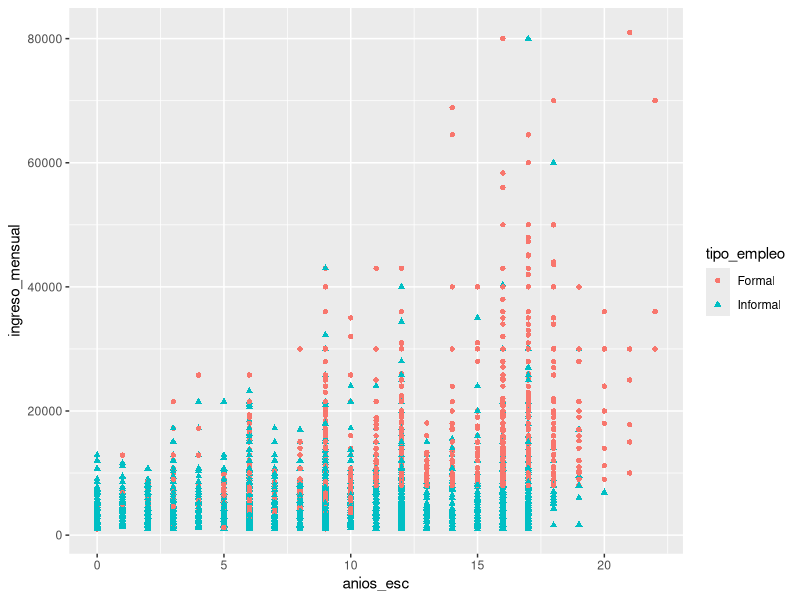
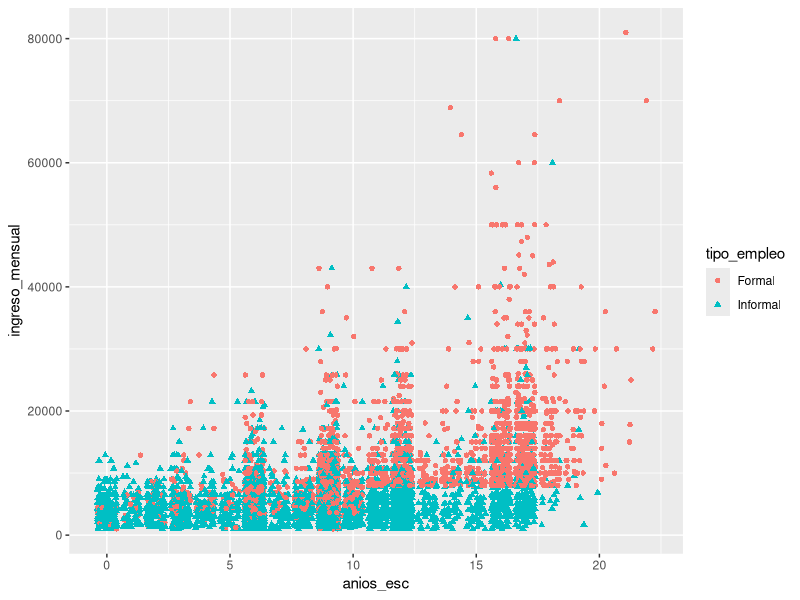
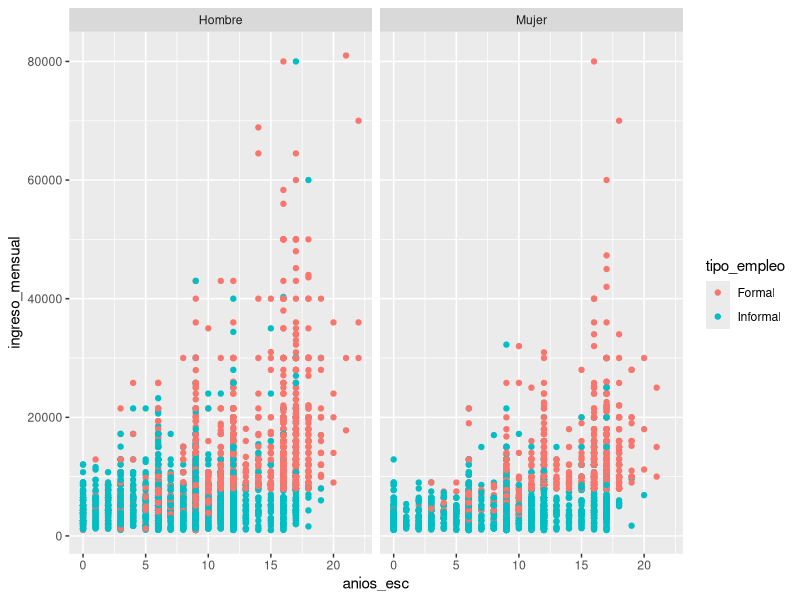
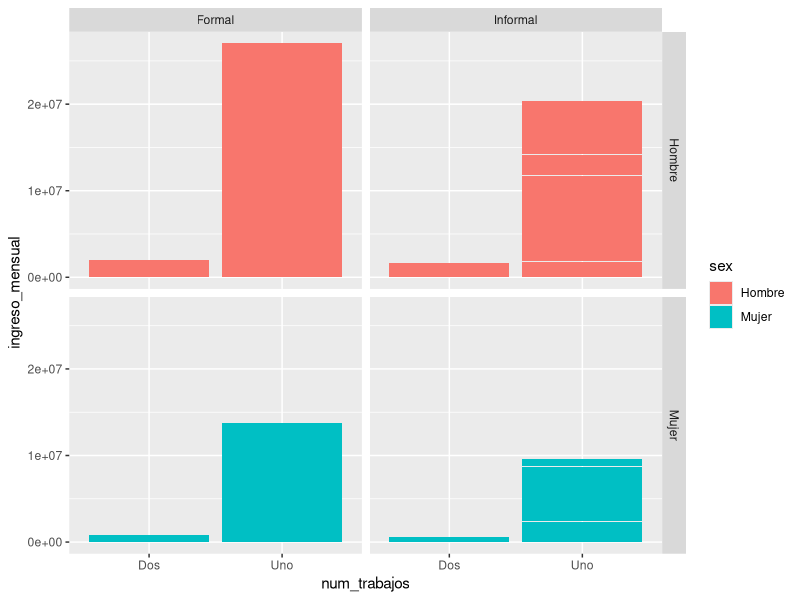
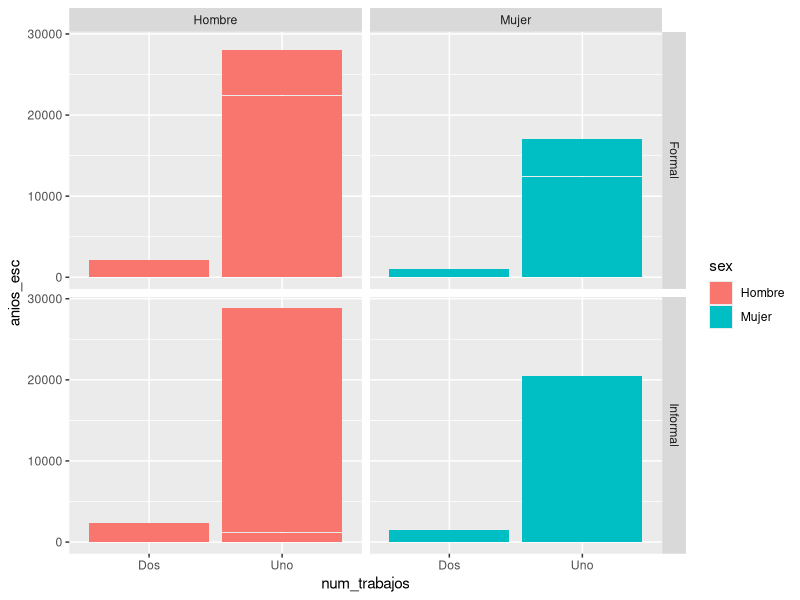
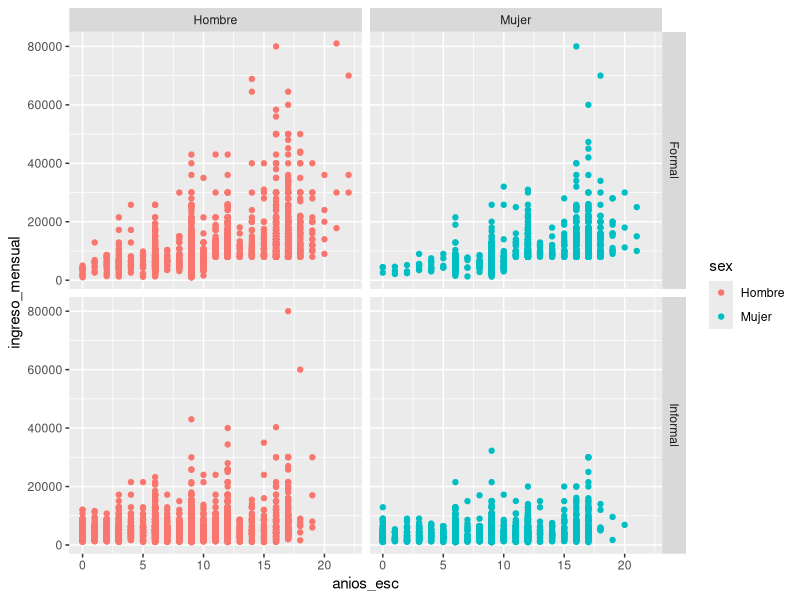
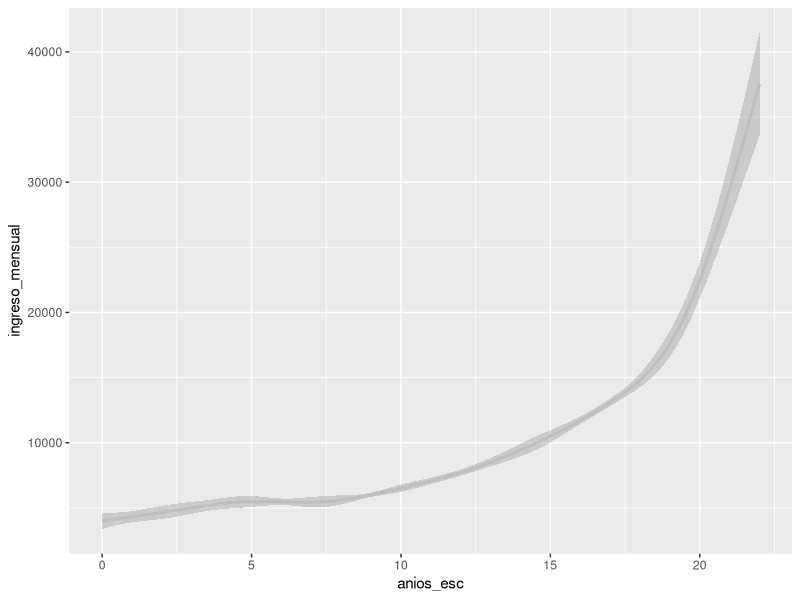
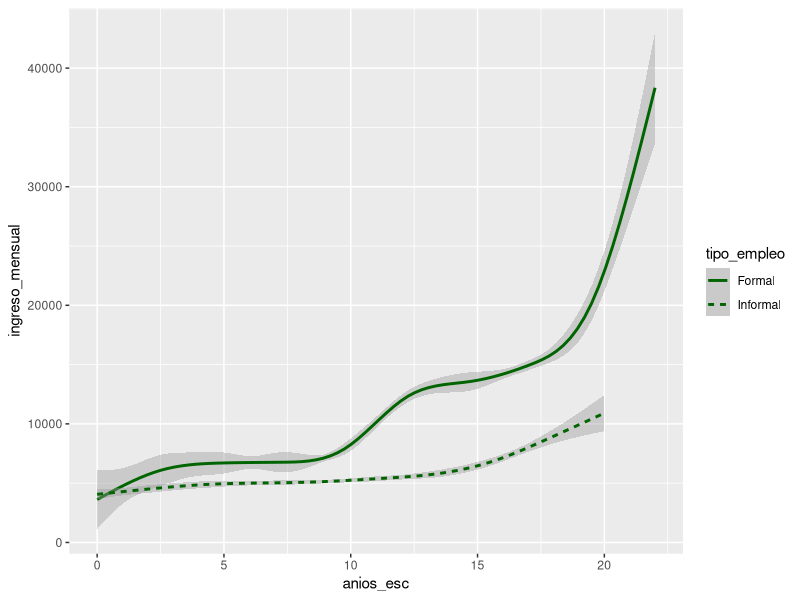

Here is the R script that generated these plots, in order:
##Primeros pasos usando la paqueteria GGPLOT2##
##First Steps using GGPLOT2 package##

#Estructura general del GGPLOT2 / General Structure of GGPLOT2
#ggplot(data = DATOS) + GEOM_FUNCIÓN( mapping = aes(MAPEOS X y Y), 
#stat = ESTADÍSTICAS, position = POSICIÓN ) + 
#FUNCIÓN_COORDENADAS + FUNCIÓN_FACETAS

install.packages("tidyverse")
library(tidyverse)
library(readxl)

#Este comando sirve para determinar el directorio de trabajo,
#del cual se extraeran los archivos y bds
#Use this function to determine the work directory from which DBs and files 
#will be extracted
setwd("C:/Users/virgi/OneDrive/Escritorio/R/CursoA2")
enoe <- read_xlsx("mu_enoe.xlsx")
View(enoe)

#Determina el tipo de objeto (numeric, string, json, etc)
#use this function to determine the object class
class(enoe)

#Nos dice el tama;o de nuestra base de datos
#Use this function to determine the size of the database
dim(enoe)

#Nos dice el nombre de las columnas, en este caso variables
#Use this to determine the column names of the database, in this case variables
colnames(enoe)

#Generar grafica de dispersion con ggplot2
#This function generates graphs through ggplot package
ggplot(data = enoe) + 
  geom_point(mapping = aes (x = anios_esc, y = ingreso_mensual, 
                            color = tipo_empleo, 
                            shape = tipo_empleo))
ggplot(data = enoe) +
  geom_jitter(mapping = aes(x = anios_esc, y = ingreso_mensual,
                            color = tipo_empleo,
                            shape = tipo_empleo))

#Generar facetas en graficos, separar variables categoricas
#Information can be segmented
ggplot(data = enoe) +
  geom_point(mapping = aes(x = anios_esc, y = ingreso_mensual,
                           color = tipo_empleo))+
  facet_wrap(~sex, nrow = 1, ncol = 2)

ggplot(data = enoe) +
  geom_col(mapping = aes(x = num_trabajos, y = ingreso_mensual, fill = sex)) +
  facet_grid(sex~tipo_empleo)

ggplot(data = enoe) +
  geom_col(mapping = aes(x = num_trabajos, y = anios_esc, fill = sex)) +
  facet_grid(tipo_empleo~sex)

#Segregacion de informacion
#A specific segment of information can be displayed
ggplot(data = enoe) +
  geom_point(mapping = aes(x = anios_esc, y = ingreso_mensual, 
                           color = sex))+
  facet_grid(tipo_empleo~sex)

#Otros tipos de graficas - smooth o linea suavizada
#Other graphs - smooth line
ggplot(data = enoe) +
  geom_smooth(mapping = aes(x = anios_esc, y = ingreso_mensual),
              color = "gray")

#smooth o linea suavizada con segmentacion por sexo
#Smooth line graph with sex segmentation
ggplot(data = enoe) +
  geom_smooth(mapping = aes(x = anios_esc, y = ingreso_mensual,
                            linetype = tipo_empleo), color = "darkgreen")

#Graficando en varias capas
#several layers can compose a graph
ggplot(data = enoe) +
  geom_point(mapping = aes(x = anios_esc, y = ingreso_mensual,
                           color = tipo_empleo)) +
  geom_smooth(mapping = aes(x = anios_esc, y = ingreso_mensual, 
                            linetype = tipo_empleo), color = "orange") +
  facet_grid(sex~num_trabajos)

#Graficando en varias capas, simplificado
#Graphing on multiple layers, simplified
ggplot(data = enoe, mapping = aes(x = anios_esc, y = ingreso_mensual)) +
  geom_smooth(mapping = aes(linetype = tipo_empleo), color = "orange")+
  geom_point(mapping = aes(color = tipo_empleo))

#Graficando en capas y agregando filtros
#Graphing in multiple layers and adding filters
#filter(base_datos, filtro_deseado) / filter(DB, chosen filter)
#show.legend: se utiliza para ocultar o mostrar la leyenda
ggplot(data = enoe, mapping = aes(x = anios_esc, y = ingreso_mensual)) +
  geom_point(mapping = aes(color = niv_edu), show.legend = TRUE) +
  geom_smooth(data = filter(enoe, estado == "Durango"), se = FALSE,
              color = "red")

#Grafica de barras para diferenciar sexo
#bars graph to distinguish sex

ggplot(data = enoe) +
  geom_bar(mapping = aes(x = sex, fill = sex))

#Grafica de barras con diferente sintaxis para diferenciar sexo
#bars graph with another sintax
ggplot(data = enoe) +
  stat_count(mapping = aes(x = sex, fill = sex))

#El simbolo "?" permite conocer la documentacion de comandos
# ? we could use this symbol if we want to know how to use a function
?geom_bar

#Conocer la proporcion de observaciones en relacion al sexo
#Even we could know the proportion of the dataset related to sex
ggplot(data = enoe) +
  geom_bar(mapping = aes(x = sex, y = ..prop.., group = 1))

#Cada geometria tiene una funcion estadistica asociada
#Each geom has associated an statistical function

#Podemos llenar las barras con informacion referente a otro campo 
#We can fill the bars with some other information, like education level
#Stack position
ggplot(data = enoe) +
  geom_bar(mapping = aes(x = sex, fill = niv_edu))

#Existen tres posiciones en las que una grafica puede presentarse
#fill, identity o dodge.
#There are three positions in which the graph could be presented
#identity, fill or dodge
ggplot(data = enoe, mapping = aes(x = sex, fill = num_trabajos)) +
  geom_bar(alpha = .75, position = "identity")

ggplot(data = enoe) +
  geom_bar(mapping = aes(x = sex, fill = tipo_empleo))

ggplot(data = enoe, mapping = aes(x = sex, fill = tipo_empleo)) +
  geom_bar(alpha = .80, position = "identity")

ggplot(data = enoe, mapping = aes(x = sex, color = tipo_empleo)) +
  geom_bar(fill = NA, position = "identity")

ggplot(data = enoe, mapping = aes(x = sex, fill = tipo_empleo)) +
  geom_bar(position = "fill")

ggplot(data = enoe, mapping = aes(x = sex, fill = pos_ocu)) +
  geom_bar(position = "fill")

ggplot(data = enoe, mapping = aes(x = sex, fill = pos_ocu)) +
  geom_bar()

ggplot(data = enoe, mapping = aes(x= factor(1), fill = niv_edu)) +
  geom_bar(position = "fill")

ggplot(data = enoe, mapping = aes(x = factor(1), fill = pos_ocu)) +
  geom_bar(position = "fill")

ggplot(data = enoe, mapping = aes(x = sex, fill= niv_edu)) +
  geom_bar(position = "dodge") +
  labs(title = "Nivel Educativo", x = "Sexo", y = "Numero de Observaciones")

#Para hacer un cambio en las coordenadas coord_flip()
#We can use coord_flip() to switch between the coords position
ggplot(data = enoe, mapping = aes(x = niv_edu, y = ingreso_mensual)) +
  geom_boxplot()

ggplot(data = enoe, mapping = aes(x = niv_edu, y = ingreso_mensual)) +
  geom_boxplot() +
  coord_flip()

ggplot(data = enoe, mapping = aes(x = niv_edu, y = anios_esc)) +
  geom_col()

ggplot(data = enoe, mapping = aes(x = niv_edu, y = hrsocup, color = niv_edu)) +
  geom_col(show.legend = FALSE) +
  coord_flip() +
  labs(title = "Horas de ocupacion por nivel educativo", 
         x = "Nivel Educativo", y = "A;os de Escuela")

#Coord Polar
ggplot(data = enoe, mapping = aes(x = factor(1), fill = pos_ocu)) +
  geom_bar(position = "fill") +
  coord_polar(theta = "y") +
  labs(title = "% Posicion ocupada por trabajadores activos",
       x = "", y = "")

#Otras graficas
#Some other graphs
ggplot(data = enoe, mapping = aes(x = edad, y = ingreso_mensual,
                                  color = niv_edu)) +
  geom_point() +
  labs(title = "Ingresos Mensuales en Relacion a la Edad", x = "Edad",
       y = "Ingreso Mensual")

ggplot(data = enoe, mapping = aes(x = edad, y = ingreso_mensual,
                                  color = niv_edu)) +
  geom_point() +
  labs(title = "Ingresos Mensuales en Relacion a la Edad", x = "Edad",
       y = "Ingreso Mensual", color = "Nivel Educativo")

ggplot(data = enoe, mapping = aes(x = anios_esc, y = ingreso_mensual,
                                  alpha = niv_edu)) +
  geom_point()

ggplot(data = enoe, mapping = aes(x = niv_edu, y = ingreso_mensual,
                                  color = sex, shape = sex)) +
  geom_point()

ggplot(data = enoe) + 
  geom_point(mapping = aes(x = anios_esc, y = ingreso_mensual), 
                                 shape=3, size=3, color = "red")

ggplot(data = enoe) + 
  geom_point(mapping = aes(x =anios_esc, y =ingreso_mensual), 
             shape=5, size=1, color= "blue")
